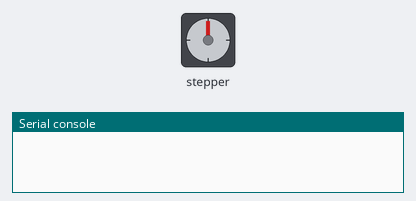
The program below on a simulated Raspberry Pi Pico running MicroPython. On the bench: stepper motor, the last lines printed to the serial console. The stepper is drawn at 2048 steps a turn.

Above: at 0.05 s.
At 2.0 s:
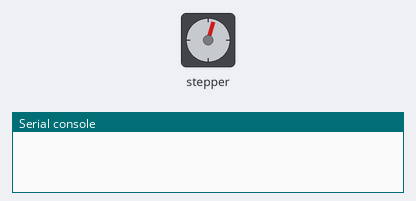
At 4.3 s:
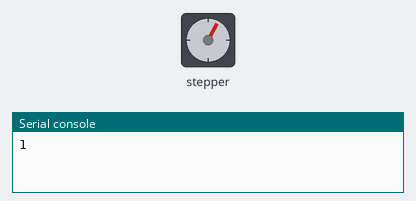
Timing chart, 0 to 5.6 s (numbered marks = the images above):
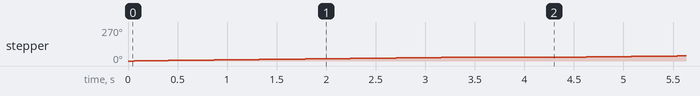

Measured:
- by itself, stepper: turns 29° clockwise in 3.2 s, repeating every 4.3 s

The program:

stepperCallibrationCode.py
```python
import machine
import utime

# GPIO pins connected to the ULN2003 driver board
stepper_pins = [machine.Pin(i, machine.Pin.OUT) for i in range(14, 18)]

# 28BYJ-48 stepping sequence
step_sequence = [
    [1,0,0,0],
    [1,1,0,0],
    [0,1,0,0],
    [0,1,1,0],
    [0,0,1,0],
    [0,0,1,1],
    [0,0,0,1],
    [1,0,0,1]
]

def set_step(sequence):
    for i in range(4):
        stepper_pins[i].value(sequence[i])

def rotate_motor(steps, delay):
    for _ in range(steps):
        for sequence in step_sequence:
            set_step(sequence)
            utime.sleep_ms(delay)

def main():
    steps_per_full_rotation = 512
    steps_per_point = steps_per_full_rotation // 12

    for point in range(1, 13):
        rotate_motor(steps_per_point, 10)
        print(point)
        utime.sleep(1)  # Wait for a second at each point

if __name__ == '__main__':
    main()
```
